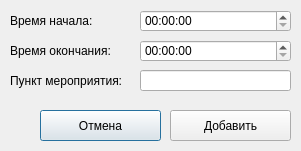
<?xml version="1.0" encoding="UTF-8"?>
<ui version="4.0">
 <class>AddPlanWindow</class>
 <widget class="QDialog" name="AddPlanWindow">
  <property name="geometry">
   <rect>
    <x>0</x>
    <y>0</y>
    <width>301</width>
    <height>151</height>
   </rect>
  </property>
  <property name="windowTitle">
   <string>Dialog</string>
  </property>
  <widget class="QTimeEdit" name="timeEdit">
   <property name="geometry">
    <rect>
     <x>140</x>
     <y>10</y>
     <width>151</width>
     <height>22</height>
    </rect>
   </property>
  </widget>
  <widget class="QLabel" name="label_6">
   <property name="geometry">
    <rect>
     <x>10</x>
     <y>10</y>
     <width>131</width>
     <height>21</height>
    </rect>
   </property>
   <property name="text">
    <string>Время начала:</string>
   </property>
  </widget>
  <widget class="QLabel" name="label_7">
   <property name="geometry">
    <rect>
     <x>10</x>
     <y>40</y>
     <width>131</width>
     <height>21</height>
    </rect>
   </property>
   <property name="text">
    <string>Время окончания:</string>
   </property>
  </widget>
  <widget class="QTimeEdit" name="timeEdit_2">
   <property name="geometry">
    <rect>
     <x>140</x>
     <y>40</y>
     <width>151</width>
     <height>22</height>
    </rect>
   </property>
  </widget>
  <widget class="QLabel" name="label">
   <property name="geometry">
    <rect>
     <x>10</x>
     <y>70</y>
     <width>131</width>
     <height>21</height>
    </rect>
   </property>
   <property name="text">
    <string>Пункт мероприятия:</string>
   </property>
  </widget>
  <widget class="QLineEdit" name="lineEdit">
   <property name="geometry">
    <rect>
     <x>140</x>
     <y>70</y>
     <width>151</width>
     <height>21</height>
    </rect>
   </property>
  </widget>
  <widget class="QPushButton" name="pushButton_2">
   <property name="geometry">
    <rect>
     <x>40</x>
     <y>110</y>
     <width>121</width>
     <height>31</height>
    </rect>
   </property>
   <property name="cursor">
    <cursorShape>PointingHandCursor</cursorShape>
   </property>
   <property name="text">
    <string>Отмена</string>
   </property>
  </widget>
  <widget class="QPushButton" name="pushButton">
   <property name="geometry">
    <rect>
     <x>170</x>
     <y>110</y>
     <width>121</width>
     <height>31</height>
    </rect>
   </property>
   <property name="cursor">
    <cursorShape>PointingHandCursor</cursorShape>
   </property>
   <property name="text">
    <string>Добавить</string>
   </property>
  </widget>
 </widget>
 <resources/>
 <connections/>
</ui>
